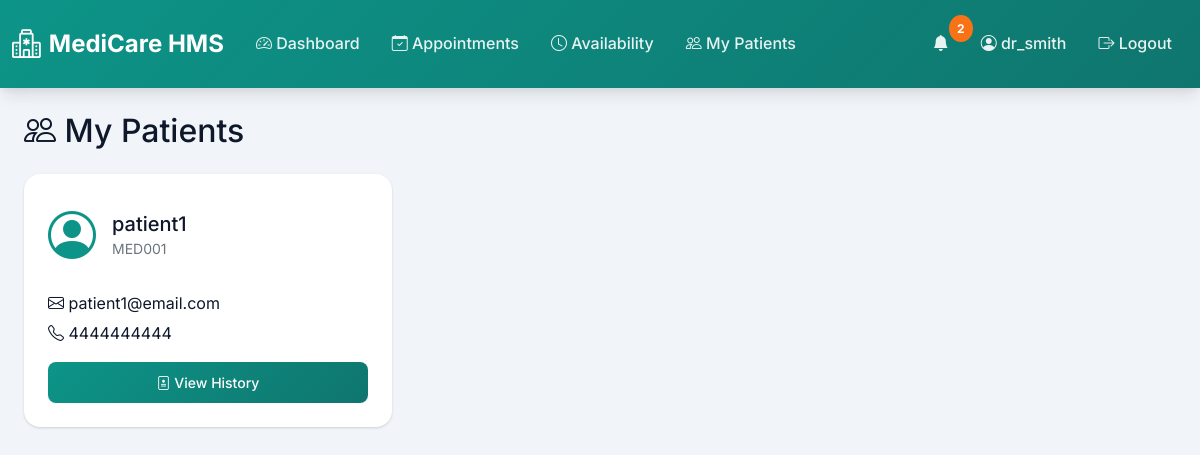
Screenshot of /doctor/patients (signed in) with the database file from the repository.
### models.py (models this page shows, shortened)
class Patient(db.Model):
    __tablename__ = 'patients'
    id = db.Column(db.Integer, primary_key=True)
    user_id = db.Column(db.Integer, db.ForeignKey('users.id'), nullable=False)
    medical_id = db.Column(db.String(50), unique=True, nullable=False)
    blood_group = db.Column(db.String(10))
    emergency_contact = db.Column(db.String(20))
    insurance_provider = db.Column(db.String(100))
    insurance_number = db.Column(db.String(50))
    allergies = db.Column(db.Text)
    chronic_conditions = db.Column(db.Text)
    user = db.relationship('User', backref='patient_profile')
    appointments = db.relationship('Appointment', backref='patient', lazy=True)

class User(db.Model):
    __tablename__ = 'users'
    id = db.Column(db.Integer, primary_key=True)
    username = db.Column(db.String(80), unique=True, nullable=False)
    password_hash = db.Column(db.String(255), nullable=False)
    email = db.Column(db.String(120), unique=True, nullable=False)
    phone = db.Column(db.String(20))
    role = db.Column(db.String(20), nullable=False)  # admin, doctor, patient
    full_name = db.Column(db.String(150))
    date_of_birth = db.Column(db.Date)
    gender = db.Column(db.String(10))
    address = db.Column(db.Text)
    profile_image = db.Column(db.String(255))
    is_active = db.Column(db.Boolean, default=True)
    created_at = db.Column(db.DateTime, default=datetime.utcnow)
    last_login = db.Column(db.DateTime)

### routes/doctor.py (the view)
@bp.route('/patients')
@role_required('doctor')
def patients_list():
    doctor = Doctor.query.filter_by(user_id=session['user_id']).first()
    patients = db.session.query(Patient).join(Appointment).filter(
        Appointment.doctor_id == doctor.id
    ).distinct().all()
    return render_template('doctor/patients_list.html', patients=patients)

### app.py (called while the page is built)
@app.context_processor
def inject_notifications():
    if 'user_id' in session:
        from utils.notifications import get_unread_count
        return {'unread_count': get_unread_count(session['user_id'])}
    return {'unread_count': 0}

### utils/auth.py (called while the page is built)
def role_required(role):
    def decorator(f):
        @wraps(f)
        def decorated_function(*args, **kwargs):
            if 'user_id' not in session:
                flash('Please log in to access this page.', 'error')
                return redirect(url_for('shared.login'))
            if session.get('role') != role:
                flash('You do not have permission to access this page.', 'error')
                return redirect(url_for('shared.login'))
            return f(*args, **kwargs)
        return decorated_function
    return decorator

### utils/notifications.py (called while the page is built)
def get_unread_count(user_id):
    return Notification.query.filter_by(user_id=user_id, is_read=False).count()

### templates/doctor/patients_list.html (shortened to what this page needs)
{% extends "base.html" %}
{% block content %}
<div class="container-fluid">
    <h2 class="mb-4"><i class="bi bi-people"></i> My Patients</h2>
    <div class="row g-4">
        {% for patient in patients %}
        <div class="col-md-6 col-lg-4">
            <div class="card">
                <div class="card-body">
                    <div class="d-flex align-items-center mb-3">
                        <div class="me-3">
                            <i class="bi bi-person-circle" style="font-size: 3rem; color: var(--primary-color);"></i>
                        </div>
                        <div>
                            <h5 class="mb-0">{{ patient.user.full_name or patient.user.username }}</h5>
                            <small class="text-muted">{{ patient.medical_id }}</small>
                        </div>
                    </div>
                    <div class="mb-3">
                        <p class="mb-1"><i class="bi bi-envelope"></i> {{ patient.user.email }}</p>
                        <p class="mb-1"><i class="bi bi-telephone"></i> {{ patient.user.phone }}</p>
                    </div>
                    <div class="d-flex gap-2">
                        <a href="{{ url_for('doctor.patient_history', patient_id=patient.id) }}" class="btn btn-primary btn-sm flex-fill">
                            <i class="bi bi-file-medical"></i> View History
                        </a>
                    </div>
                </div>
            </div>
        </div>
        {% else %}
        <div class="col-12">
            <div class="alert alert-info">
                <i class="bi bi-info-circle"></i> No patients yet. Patients will appear here after appointments.
            </div>
        </div>
        {% endfor %}
    </div>
</div>
{% endblock %}

### static/css/style.css (style rules this page uses)
:root { --primary-color: #0d9488; --primary-dark: #0f766e; --primary-light: #14b8a6; --secondary-color: #7c3aed; --secondary-dark: #6d28d9; --accent-color: #f97316; --danger-color: #dc2626; --warning-color: #eab308; --success-color: #16a34a; --info-color: #0284c7; --dark-bg: #0f172a; --light-bg: #f1f5f9; --card-bg: #ffffff; --text-primary: #0f172a; --text-secondary: #475569; --border-color: #cbd5e1; --shadow: 0 1px 3px 0 rgba(0, 0, 0, 0.1), 0 1px 2px 0 rgba(0, 0, 0, 0.06); --shadow-lg: 0 10px 15px -3px rgba(0, 0, 0, 0.1), 0 4px 6px -2px rgba(0, 0, 0, 0.05); --medical-teal: #0d9488; --medical-purple: #7c3aed; --medical-orange: #f97316; }
* { margin: 0; padding: 0; box-sizing: border-box; }
body { font-family: 'Inter', -apple-system, BlinkMacSystemFont, 'Segoe UI', Roboto, sans-serif; background-color: var(--light-bg); color: var(--text-primary); line-height: 1.6; }
.card { border: none; border-radius: 1rem; box-shadow: var(--shadow); transition: transform 0.3s ease, box-shadow 0.3s ease; background-color: var(--card-bg); }
.card-body { padding: 1.5rem; }
.btn { border-radius: 0.5rem; padding: 0.625rem 1.25rem; font-weight: 500; transition: all 0.3s ease; border: none; }
.btn-primary { background: linear-gradient(135deg, var(--medical-teal) 0%, var(--primary-dark) 100%); }
* { transition: background-color 0.2s ease, color 0.2s ease; }

### rows the page displays
Patient: user "patient1", medical_id "MED001", user.email "patient1@email.com", user.phone "4444444444"

### other values shown
{{ unread_count }} "2"
{{ session.username }} "dr_smith"
